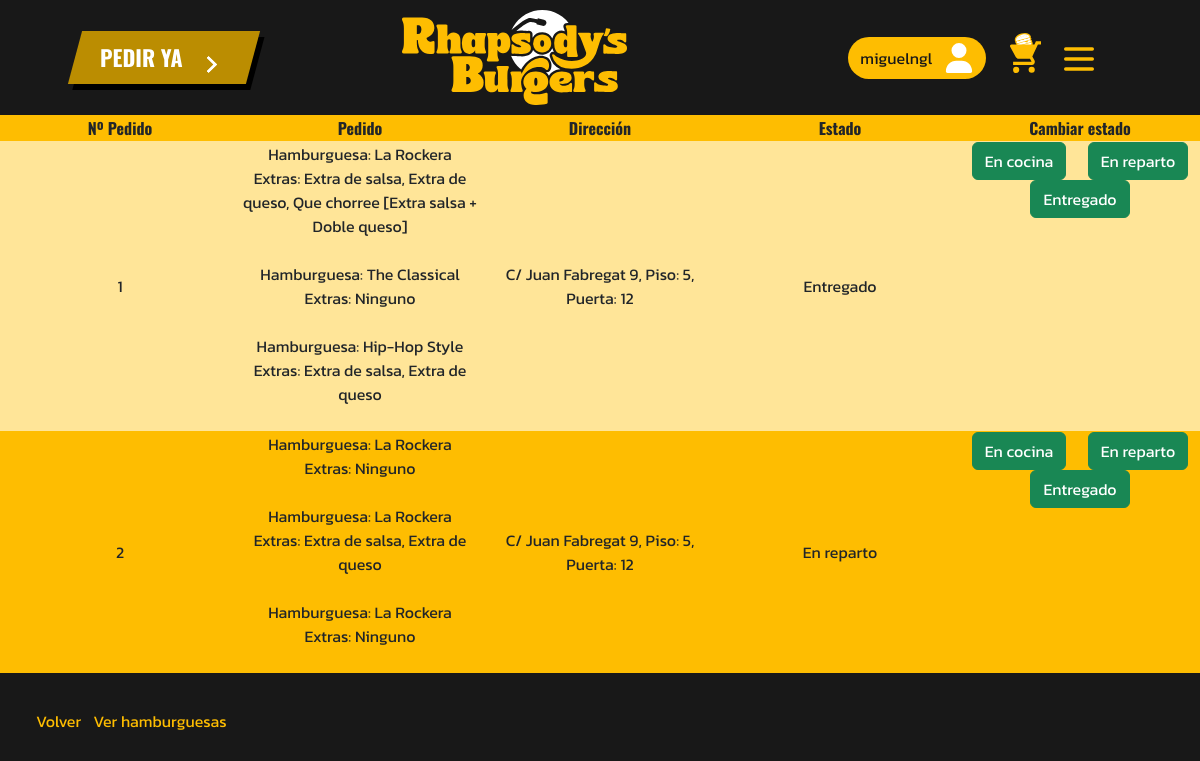
The page /cocina.php (signed in) on the database its author committed.
### tables this page shows
CREATE TABLE `pedidos` (
  `ID_Pedido` int(11) NOT NULL,
  `ID_Usuario` int(11) NOT NULL,
  `Pedido` varchar(512) NOT NULL,
  `Direccion` varchar(255) NOT NULL,
  `Estado` int(11) NOT NULL DEFAULT 0
);

### cocina.php (the view, shortened to what this page needs)
<!DOCTYPE html>
<html lang="en">
<head>
    <link rel="stylesheet" href="css/normalize.css">
    <link href="https://cdn.jsdelivr.net/npm/bootstrap@5.3.2/dist/css/bootstrap.min.css" rel="stylesheet">
    <link rel="stylesheet" href="css/gestiones.css">
    <link rel="stylesheet" href="css/header.css">
    <link rel="stylesheet" href="css/footer.css">
</head>
<body>
<?php
include './php/conexion.php';
include './php/header.php';
if(isset($_SESSION["Usu"])){
    $idUsu = $_SESSION["Usu"];
    $consulta1 = "SELECT * FROM `Usuario` WHERE `Apodo` =  ?";
    $stmt = $conexion->prepare($consulta1);
    $stmt->bind_param("s", $idUsu);
    $stmt->execute();
    $result = $stmt->get_result();
    if($result->num_rows > 0){
        $array = $result->fetch_assoc();
        if($array["Tipo_usuario"] == 1){
            $consulta2 = "SELECT * FROM `Pedidos`";
            $stmt2 = $conexion->prepare($consulta2);
            $stmt2->execute();
            $result2 = $stmt2->get_result();
            if($result2->num_rows > 0){
                echo "<table>";
                echo "<tr><th>Nº Pedido</th><th>Pedido</th><th>Dirección</th><th>Estado</th><th>Cambiar estado</th></tr>";
                foreach ($result2 as $pedido) {
                    echo "<tr>";
                    echo "<td>" . $pedido['ID_Pedido'] . "</td>";
                    echo "<td>";
                        $burgers = explode("}, ", $pedido['Pedido']);
                        if (end($burgers) !== "") {
                            $burgers[count($burgers) - 1] .= "}";
                        }
                        foreach ($burgers as $burger) {
                            $parts = explode(" - {EXTRAS: ", $burger);
                            if (count($parts) == 2) {
                                $name = $parts[0];
                                $extras = rtrim($parts[1], '}');
                            } else {
                                $name = $burger;
                                $extras = '';
                            }
                            echo "Hamburguesa: " . $name . "<br>";
                            if (!empty($extras)) {
                                echo "Extras: " . $extras . "<br><br>";
                            } else {
                                echo "Extras: Ninguno<br><br>";
                            }
                        }
                    echo "</td>";
                    echo "<td>" . $pedido['Direccion'] . "</td>";
                    if($pedido['Estado'] == 0){
                        echo "<td>Oido cocina</td>";
                    }elseif($pedido['Estado'] == 1){
                        echo "<td>En reparto</td>";
                    }else{
                        echo "<td>Entregado</td>";
                    };
                    echo "<td class='estado'>
                    <form action='php/cambiarPedido.php' method='post' enctype='multipart/form-data'>
                        <input type='number' id='id' name='id' class='d-none' value='".$pedido['ID_Pedido']."'>
                        <input type='hidden' name='estado' value='0'>
                        <input type='submit' id='enviar_admin' class='btn btn-success' value='En cocina'>
                    </form>
                    <form action='php/cambiarPedido.php' method='post' enctype='multipart/form-data'>
                        <input type='number' id='id' name='id' class='d-none' value='".$pedido['ID_Pedido']."'>
                        <input type='hidden' name='estado' value='1'>
                        <input type='submit' id='enviar_cocinero' class='btn btn-success' value='En reparto'>
                    </form>
                    <form action='php/cambiarPedido.php' method='post' enctype='multipart/form-data'>
                        <input type='number' id='id' name='id' class='d-none' value='".$pedido['ID_Pedido']."'>
                        <input type='hidden' name='estado' value='2'>
                        <input type='submit' id='enviar_cocinero' class='btn btn-success' value='Entregado'>
                    </form>
                    </td>";
                    echo "</tr>";
                }
                echo "</table>";
                echo '<nav class="submenu"><a href="miperfil.php">Volver</a>';
                echo '<a href="gestionarBurgers.php">Ver hamburguesas</a></nav>';
            }
        }else{
            echo("<h4>ERROR 404 NOT FOUND</h4>");
        }
    }else{
        echo("<h4>ERROR 404 NOT FOUND</h4>");
    }
    }else{
        echo("<h4>ERROR 404 NOT FOUND</h4>");
    }
?>
</body>
</html>

### css/gestiones.css (style rules this page uses)
:root { --principal: #181818; --secundario:#FEBD01; --tercer: #fff8ec; --cuarto:#bb8d01; --quinto: #BF9D73; --letra2: #000000; --letra3: #d8dddb; --kanit: 'Kanit', sans-serif; --karla: 'Karla', sans-serif; --oswald: 'Oswald', sans-serif; }
table { text-align: center; width: 100vw; }
tr th { font-family: var(--oswald); }
tr th:first-child { text-align: center; }
tr td:first-child { text-align: center; }
tr:nth-child(odd) { background-color: var(--secundario); }
tr:nth-child(even) { background-color: #ffe598; }
tr { width: 100vw; overflow: hidden; }
td { width: 20vw; font-family: var(--kanit); }
table { margin-right: 10px; }
.estado { display: flex; flex-wrap: wrap; justify-content: space-around; }
body { background-color: var(--principal); }
.submenu { padding: 12px; }
.submenu a { color: var(--secundario); font-family: var(--kanit); text-decoration: none; margin-right: 12px; }

### css/header.css (style rules this page uses)
:root { --principal: #181818; --secundario:#FEBD01; --tercer: #fff8ec; --cuarto:#bb8d01; --quinto: #BF9D73; --letra2: #000000; --letra3: #d8dddb; --kanit: 'Kanit', sans-serif; --karla: 'Karla', sans-serif; --oswald: 'Oswald', sans-serif; }
body { overflow-x: hidden; }
nav { margin: 24px; }

### css/footer.css (style rules this page uses)
:root { --principal: #181818; --secundario:#FEBD01; --tercer: #fff8ec; --cuarto:#bb8d01; --quinto: #BF9D73; --letra2: #000000; --letra3: #d8dddb; --kanit: 'Kanit', sans-serif; --karla: 'Karla', sans-serif; --oswald: 'Oswald', sans-serif; }

### rows shown on the page
pedidos: ID_Pedido "1", name "La Rockera", extras "Extra de salsa, Extra de queso, Que chorree [Extra salsa + Doble queso]", name "The Classical", name "Hip-Hop Style", extras "Extra de salsa, Extra de queso", Direccion "C/ Juan Fabregat 9, Piso: 5, Puerta: 12", Estado "Entregado"
pedidos: ID_Pedido "2", name "La Rockera", extras "Extra de salsa, Extra de queso", Direccion "C/ Juan Fabregat 9, Piso: 5, Puerta: 12", Estado "En reparto"

### other values the page prints
$_SESSION['Usu'] "miguelngl"
